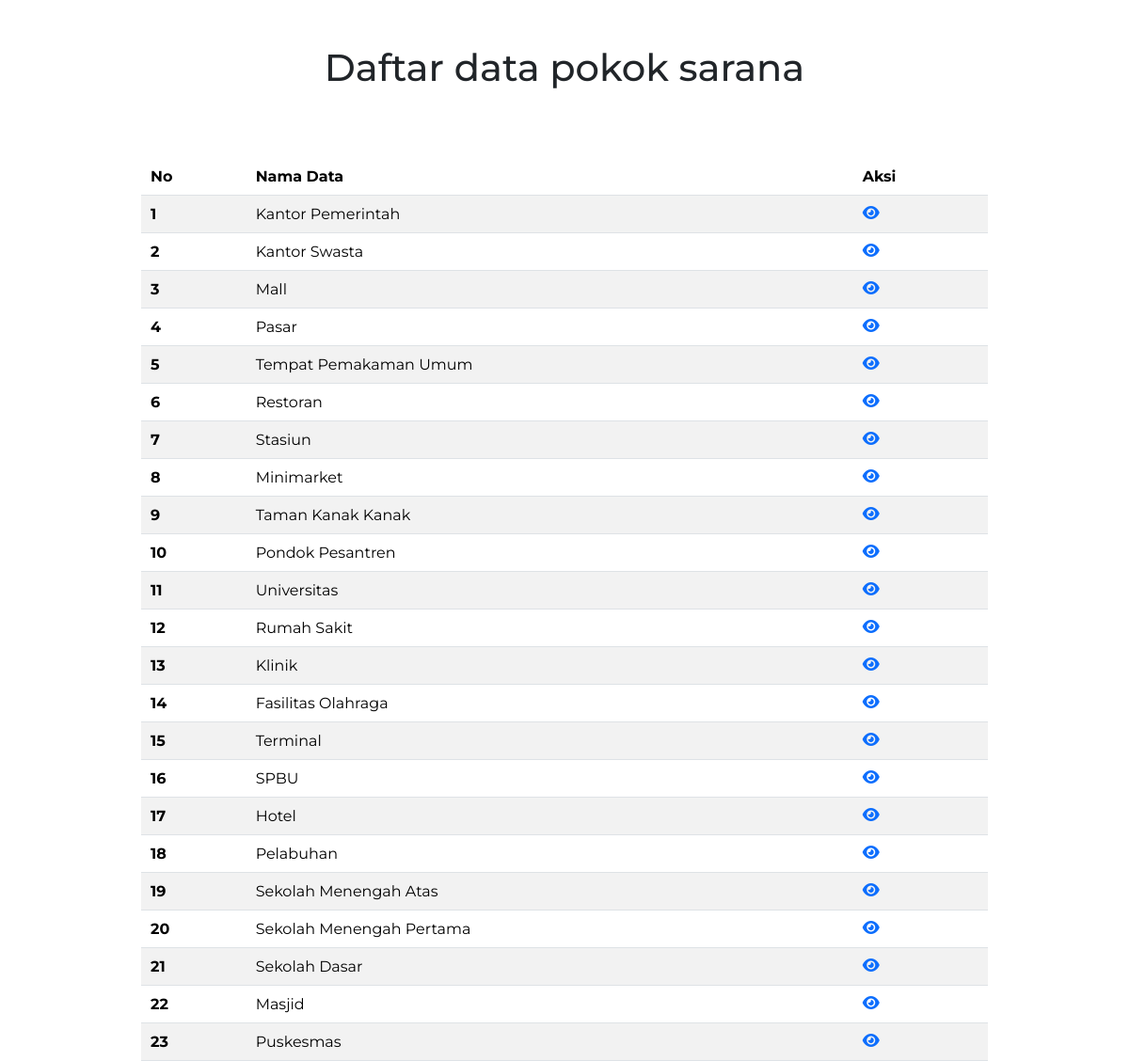
Screenshot of /backend/daftar-data-sarana.php (signed in) with the database file from the repository.
### tables this page shows
CREATE TABLE `data_sarana` (
  `id` int NOT NULL,
  `nama_data` varchar(255) DEFAULT NULL
);

### backend/daftar-data-sarana.php (called while the page is built, shortened)
<?php
require 'functions/functions.php';
$getdata = query("SELECT * FROM data_sarana");
$i = 1;
require 'views/daftar-data-sarana.view.php';

### backend/functions/functions.php (called while the page is built, shortened)
<?php
include_once 'sweetalert.php';
if (!function_exists('koneksi')) {
    function koneksi()
    {
        $conn = mysqli_connect("localhost", "root", "", "webgis_cilegon");
        return $conn;
    }
}
if (!function_exists('query')) {
    function query($sql, $params = [])
    {
        $conn = koneksi();
        $stmt = mysqli_prepare($conn, $sql);
        $result = mysqli_stmt_execute($stmt);
        $rows = [];
        $result_set = mysqli_stmt_get_result($stmt);
        while ($row = mysqli_fetch_assoc($result_set)) {
            $rows[] = $row;
        }
        return $rows;
    }
}

### backend/views/daftar-data-sarana.view.php (the view, shortened to what this page needs)
<?php include 'views/partials/starter-head.php' ?>
<div class="container-fluid">
    <h1 class="mt-5 mb-2 text-center text-dark">Daftar data pokok sarana</h1>
    <div class="row w-75 m-auto">
        <div id="search-container" class="table-responsive mt-3">
            <table class="table table-striped m-auto mt-5">
                <thead>
                    <tr class="fofa">
                        <th scope="col">No</th>
                        <th scope="col">Nama Data</th>
                        <th scope="col">Aksi</th>
                    </tr>
                </thead>
                <tbody>
                    <?php foreach ($getdata as $a) : ?>
                        <tr>
                            <th class="=" scope="row"><?= $i++; ?></th>
                            <td><?= $a['nama_data']; ?></td>
                            <td><a href="detail-data-sarana?id=<?= $a['id']; ?>"><i class="fa-solid fa-eye"></i></a>
                            </td>
                        </tr>
                    <?php endforeach; ?>
                </tbody>
            </table>
        </div>
    </div>
</div>
<?php include 'views/partials/starter-foot.php' ?>

### backend/css/default.css (style rules this page uses)
* { padding: 0 !important; margin: 0 !important; }

### backend/css/daftar-sarana.css (style rules this page uses)
* { font-family: Montserrat; }
th { padding: 10px !important; }
td { padding: 10px !important; }

### rows the page displays
data_sarana: nama_data "Kantor Pemerintah"
data_sarana: nama_data "Kantor Swasta"
data_sarana: nama_data "Mall"
data_sarana: nama_data "Pasar"
data_sarana: nama_data "Tempat Pemakaman Umum"
data_sarana: nama_data "Restoran"
data_sarana: nama_data "Stasiun"
data_sarana: nama_data "Minimarket"
data_sarana: nama_data "Taman Kanak Kanak"
data_sarana: nama_data "Pondok Pesantren"
data_sarana: nama_data "Universitas"
data_sarana: nama_data "Rumah Sakit"
data_sarana: nama_data "Klinik"
data_sarana: nama_data "Fasilitas Olahraga"
data_sarana: nama_data "Terminal"
data_sarana: nama_data "SPBU"
data_sarana: nama_data "Hotel"
data_sarana: nama_data "Pelabuhan"
data_sarana: nama_data "Sekolah Menengah Atas"
data_sarana: nama_data "Sekolah Menengah Pertama"
data_sarana: nama_data "Sekolah Dasar"
data_sarana: nama_data "Masjid"
data_sarana: nama_data "Puskesmas"
